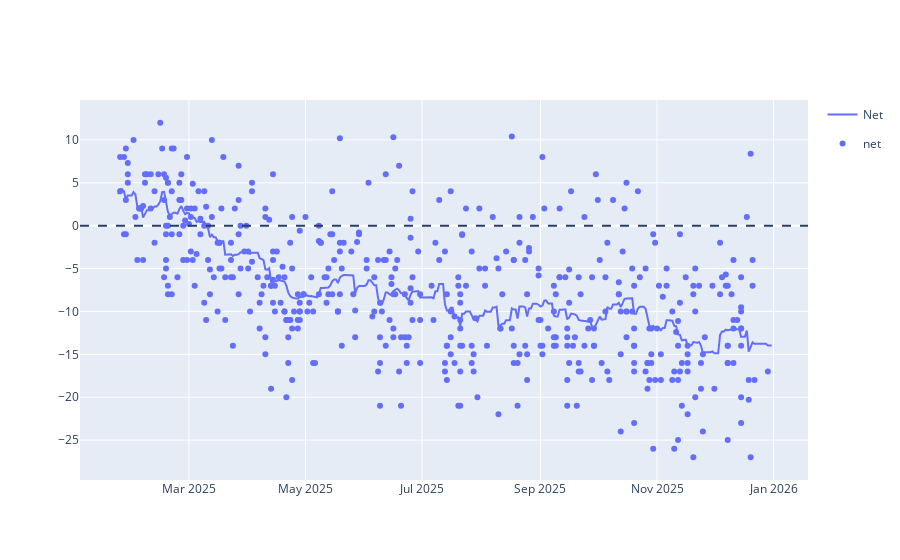

Notebook code for this chart:
### Code cell
line = px.line(approval_avg, x='Date', y=['Net'])
scatter = px.scatter(polls_df[polls_df['end_date'] >= pd.to_datetime('2025-01-24')], x='end_date', y=['net'])
                     #trendline='lowess', trendline_options=dict(frac=0.2))
fig = go.Figure(data=line.data + scatter.data)
fig.add_hline(y=0, line_dash='dash')
fig.show()

### Figure 1 — Plotly figure (JSON) as saved in the notebook; plotly's stock layout.template omitted (floating-point values rounded to 4 significant figures; data arrays with more than 128 entries replaced by an {"elided": "..."} marker saying what was removed)
{"data": [{"hovertemplate": "variable=Net<br>Date=%{x}<br>value=%{y}<extra></extra>", "legendgroup": "Net", "line": {"color": "#636efa", "dash": "solid"}, "marker": {"symbol": "circle"}, "mode": "lines", "name": "Net", "orientation": "v", "showlegend": true, "type": "scatter", "x": {"elided": "343 str values"}, "xaxis": "x", "y": {"elided": "343 float values"}, "yaxis": "y"}, {"hovertemplate": "variable=net<br>end_date=%{x}<br>value=%{y}<extra></extra>", "legendgroup": "net", "marker": {"color": "#636efa", "symbol": "circle"}, "mode": "markers", "name": "net", "orientation": "v", "showlegend": true, "type": "scatter", "x": {"elided": "492 str values"}, "xaxis": "x", "y": {"elided": "492 float values"}, "yaxis": "y"}], "layout": {"shapes": [{"line": {"dash": "dash"}, "type": "line", "x0": 0, "x1": 1, "xref": "x domain", "y0": 0, "y1": 0, "yref": "y"}]}}
